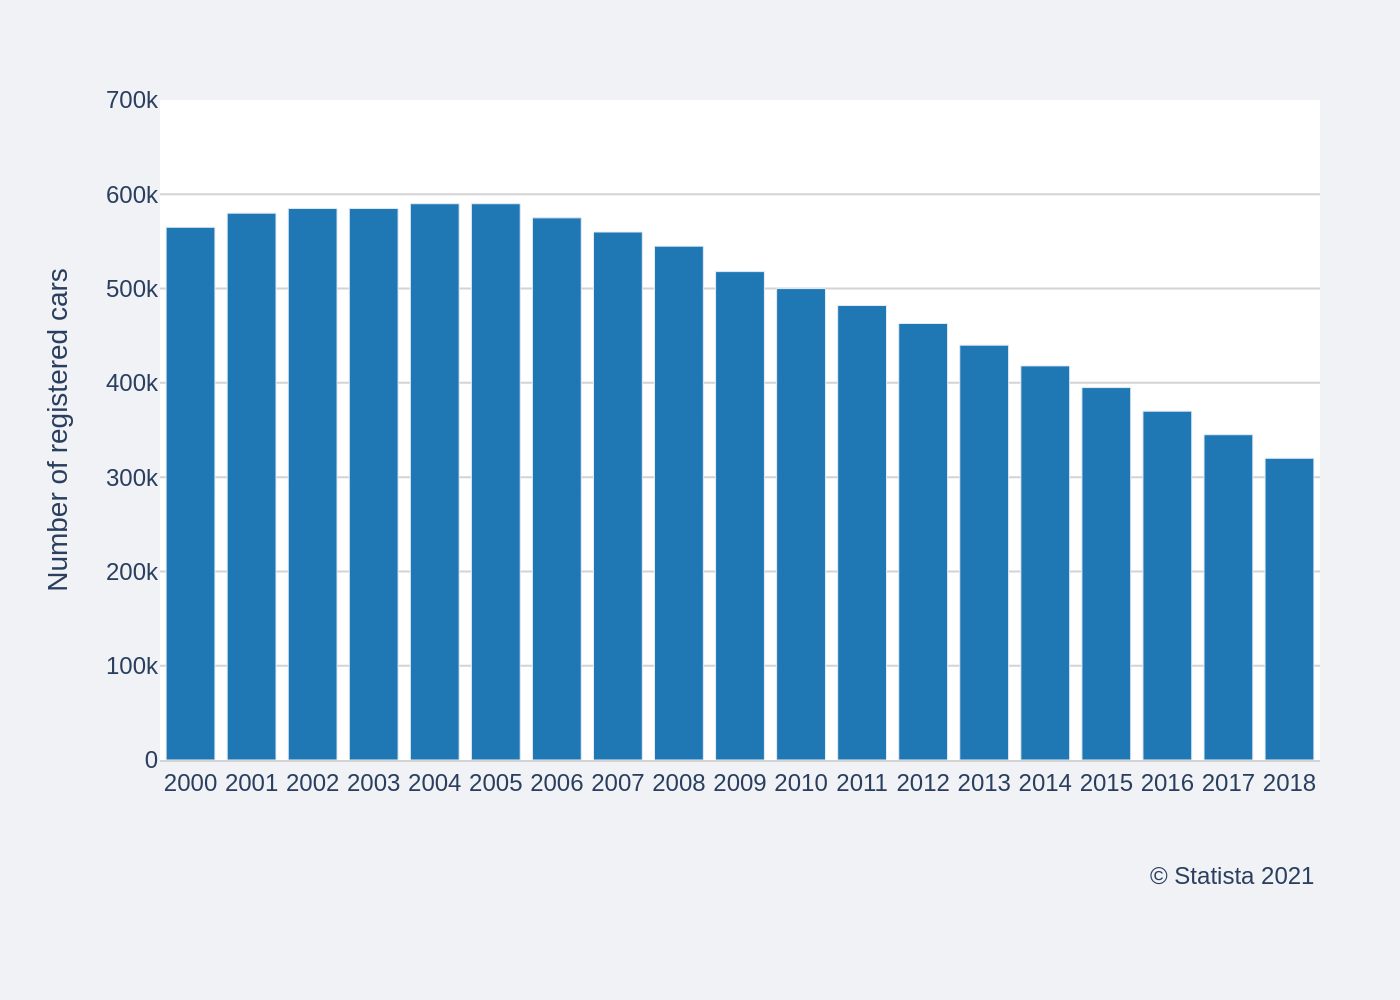

Source code (Python):
import sys
import json
import os
import plotly.graph_objects as go

# Check if a file path is provided as a command-line argument
if len(sys.argv) != 2:
    print("Usage: python create_chart.py <path_to_json_file>")
    sys.exit(1)

json_path = sys.argv[1]

# Check if the JSON file exists
if not os.path.exists(json_path):
    print(f"Error: JSON file not found at '{json_path}'")
    sys.exit(1)

# Read the JSON file
with open(json_path, 'r', encoding='utf-8') as f:
    chart_config = json.load(f)

# Extract data from the JSON object
chart_data = chart_config.get('chart_data', [])
texts = chart_config.get('texts', {})
colors = chart_config.get('colors', [])

# Create the figure
fig = go.Figure()

# Add traces to the figure
for i, series in enumerate(chart_data):
    fig.add_trace(go.Bar(
        x=series.get('x'),
        y=series.get('y'),
        name=series.get('name', ''),
        marker_color=colors[i % len(colors)] if colors else None
    ))

# Build combined title string
title_text = ""
if texts.get("title"):
    title_text += f"<b>{texts['title']}</b>"
if texts.get("subtitle"):
    title_text += f"<br>{texts['subtitle']}"

# Prepare annotations for source and note
annotations = []
source_note_text = []
if texts.get("source"):
    source_note_text.append(texts["source"])
if texts.get("note"):
    source_note_text.append(texts["note"])

if source_note_text:
    annotations.append(
        dict(
            text="<br>".join(source_note_text),
            showarrow=False,
            xref="paper",
            yref="paper",
            x=1.0,
            y=-0.15,
            xanchor='right',
            yanchor='top',
            align='right',
            font=dict(size=12)
        )
    )

# Update layout
fig.update_layout(
    title_text=title_text if title_text else None,
    font=dict(family="Arial"),
    xaxis=dict(
        title_text=texts.get('x_axis_title'),
        showgrid=False,
        linecolor='lightgrey'
    ),
    yaxis=dict(
        title_text=texts.get('y_axis_title'),
        range=[0, 700000],
        gridcolor='lightgrey'
    ),
    plot_bgcolor='white',
    paper_bgcolor='#f0f2f5',
    showlegend=False,
    margin=dict(l=80, r=40, t=50, b=120),
    annotations=annotations
)

# Determine the output filename from the input JSON path
base_filename = os.path.splitext(os.path.basename(json_path))[0]
output_filename = f"{base_filename}.png"

# Save the figure as a PNG image
fig.write_image(output_filename, scale=2)

print(f"Chart saved to {output_filename}")
